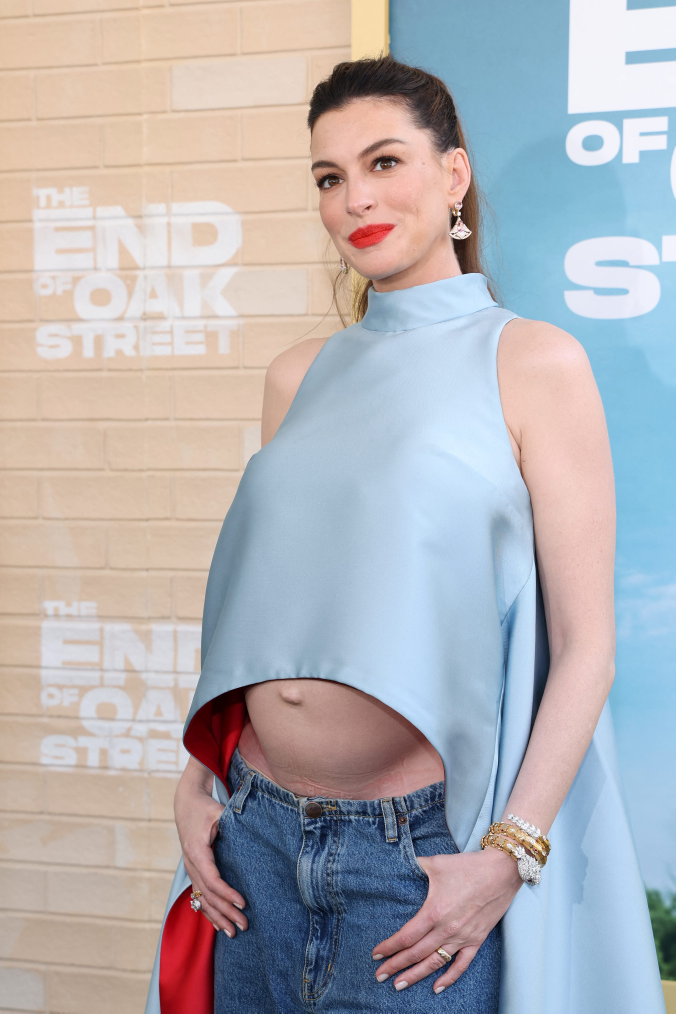
#> input picture hermes/_tmp/bazaar1.jpg, 3378 x 5066 px (shown at 1/5 size)
$ python compose-grid.py out.png _tmp/bazaar1.jpg
#> lines starting #> are read from the running program, lines starting #| are printed output that depends on the picture
#!/usr/bin/env python3
"""3x2 magazine grid: portrait | detail, three rows. Ivory gaps."""
import sys
from PIL import Image, ImageOps

if len(sys.argv) < 3:
    sys.exit("usage: compose-grid.py out.jpg img1 img2 ...")

out = sys.argv[1]
files = sys.argv[2:8]
cols = 2
rows = max(1, (len(files) + 1) // 2)
cell = 800
gap = 18
w = cols * cell + (cols + 1) * gap
h = rows * cell + (rows + 1) * gap
canvas = Image.new("RGB", (w, h), (249, 248, 246))

for i, fp in enumerate(files):
    im = Image.open(fp).convert("RGB")
#> im is the input picture: PIL image 3378x5066 RGB; mean R, G, B 179.6, 177.9, 181.7
    im = ImageOps.fit(im, (cell, cell), Image.Resampling.LANCZOS)
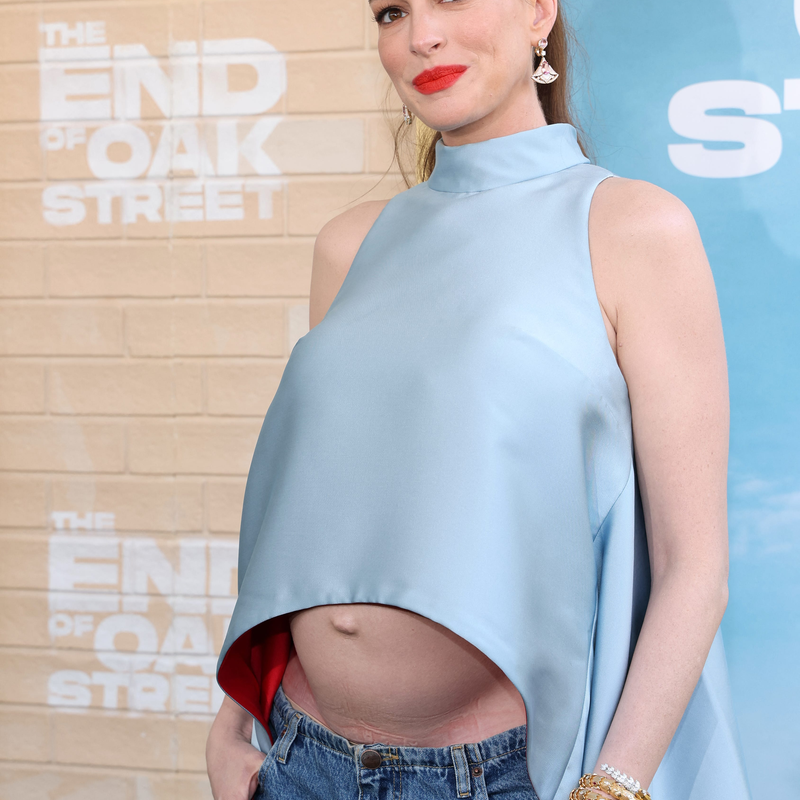
#> im: PIL image 800x800 RGB; mean R, G, B 186.6, 186, 190
    r, c = divmod(i, cols)
    x = gap + c * (cell + gap)
    y = gap + r * (cell + gap)
    canvas.paste(im, (x, y))
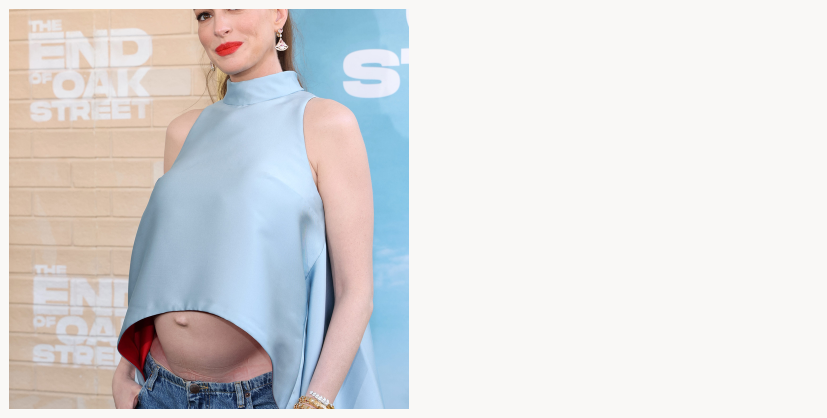
#> canvas: PIL image 1654x836 RGB (shown at 1/2 size); mean R, G, B 220.1, 219.3, 220.1

canvas.save(out, "JPEG", quality=93, optimize=True)
print(out)

$ run again, on hermes/_tmp/cosmo1.jpg
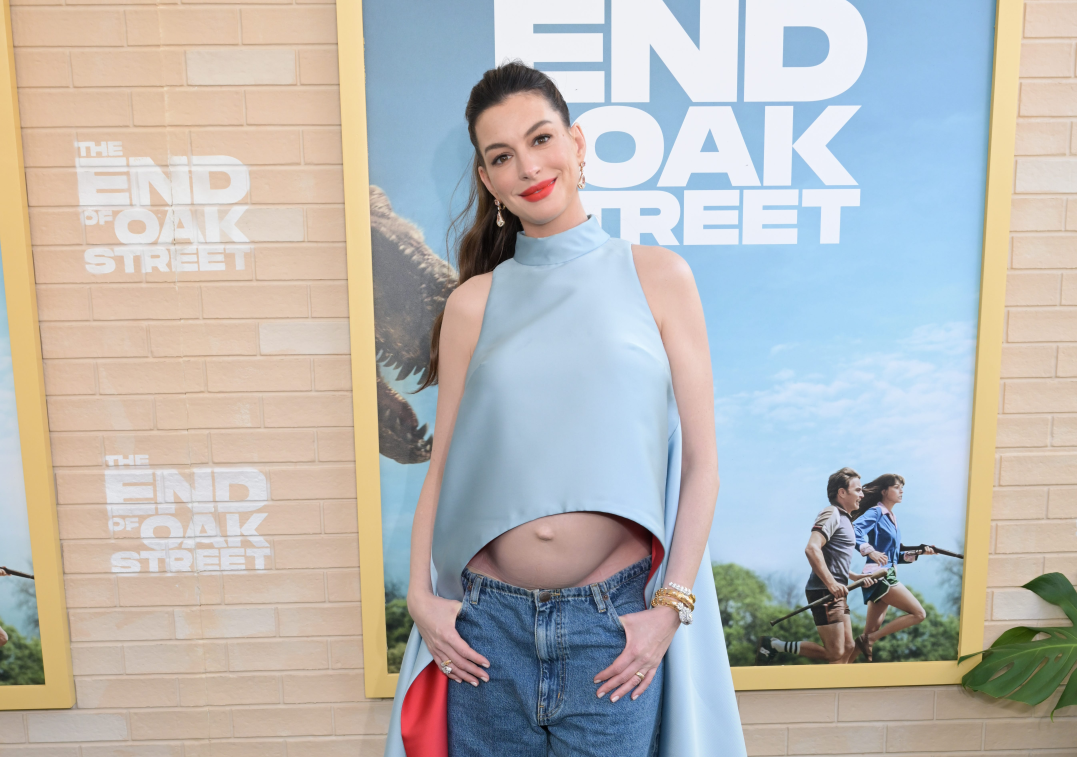
#> input picture hermes/_tmp/cosmo1.jpg, 5385 x 3785 px (shown at 1/5 size)
#> im is the input picture: PIL image 5385x3785 RGB; mean R, G, B 185.5, 183.9, 180.9
#> `im = ImageOps.fit(im, (cell, cell), Image.Resampling.LANCZOS)`:
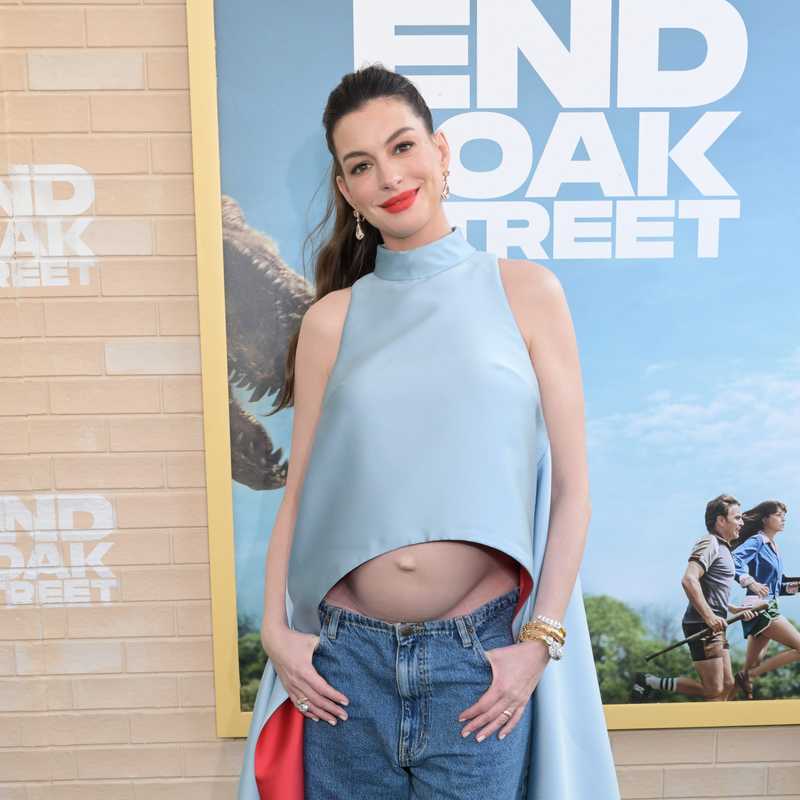
#> im: PIL image 800x800 RGB; mean R, G, B 179.9, 182, 185.1
#> `canvas.paste(im, (x, y))`:
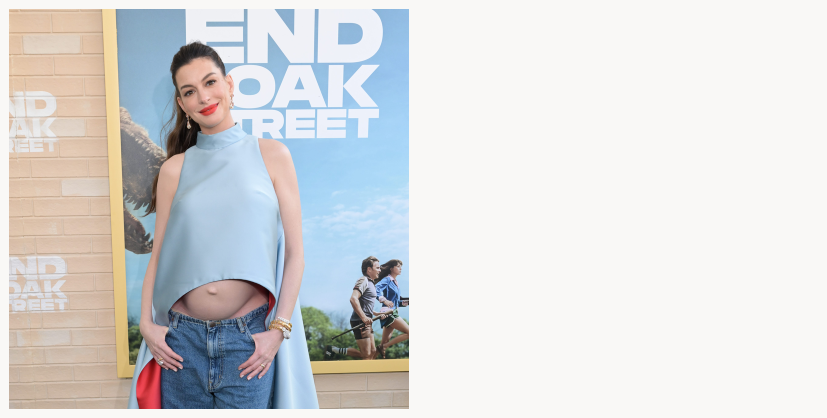
#> canvas: PIL image 1654x836 RGB (shown at 1/2 size); mean R, G, B 217, 217.4, 217.8

$ run again, on hermes/_tmp/cosmo2.jpg
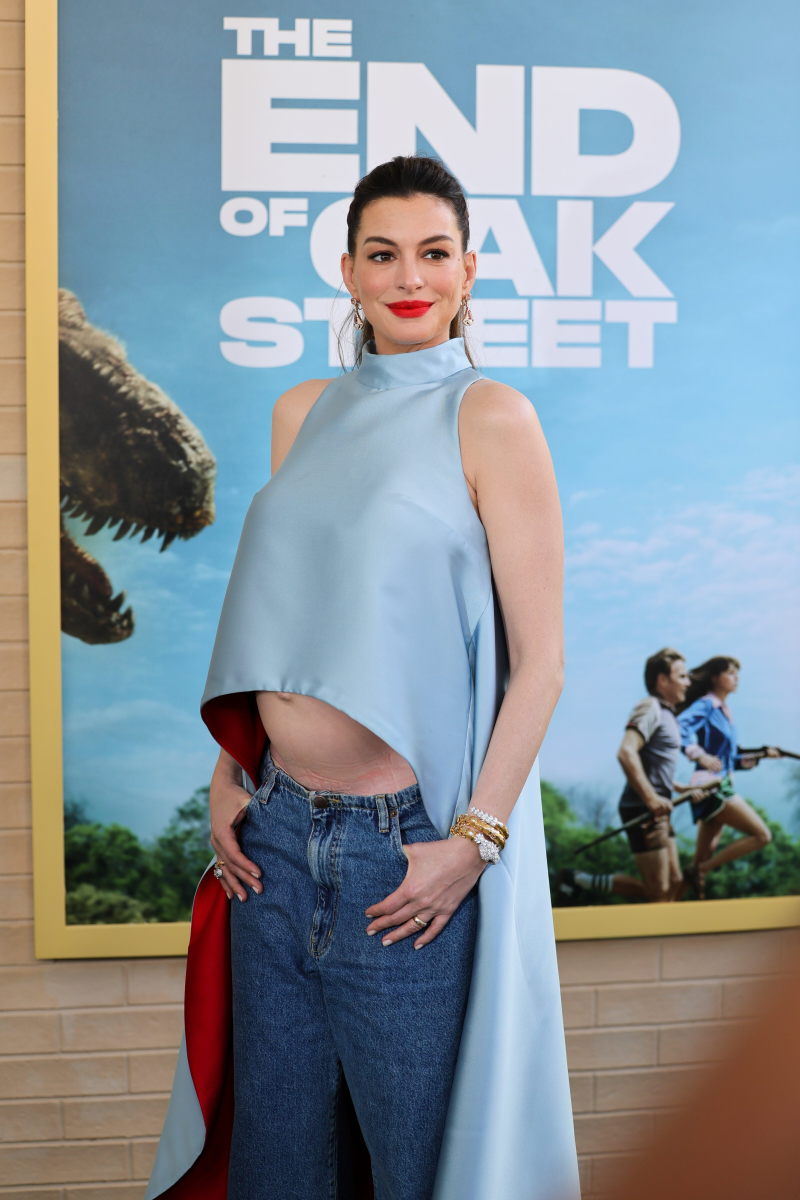
#> input picture hermes/_tmp/cosmo2.jpg, 4000 x 6000 px (shown at 1/5 size)
#> im is the input picture: PIL image 4000x6000 RGB; mean R, G, B 134.8, 146, 153.2
#> `im = ImageOps.fit(im, (cell, cell), Image.Resampling.LANCZOS)`:
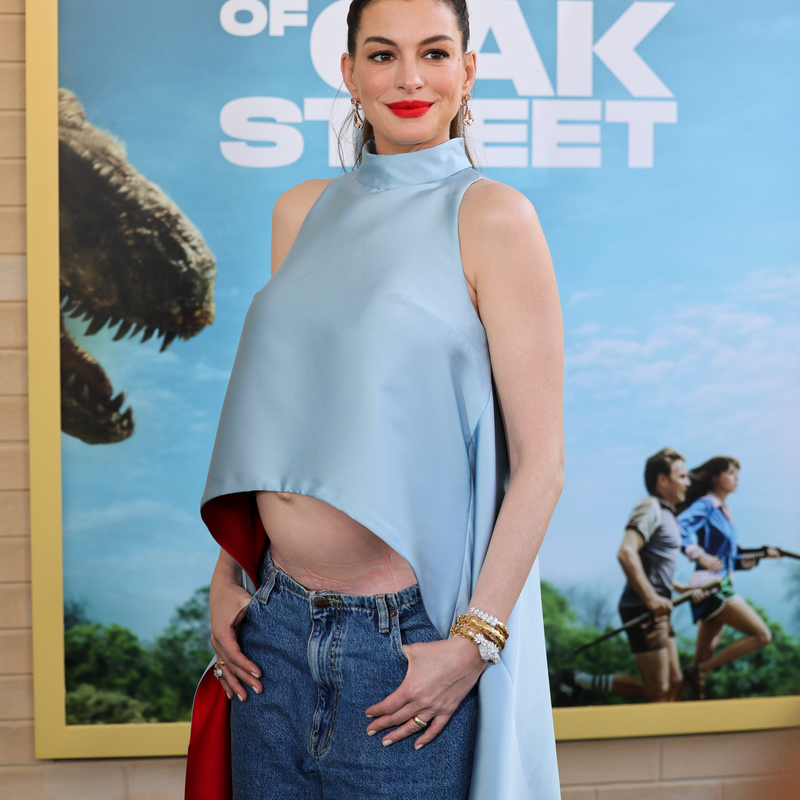
#> im: PIL image 800x800 RGB; mean R, G, B 137.1, 150.8, 158.1
#> `canvas.paste(im, (x, y))`:
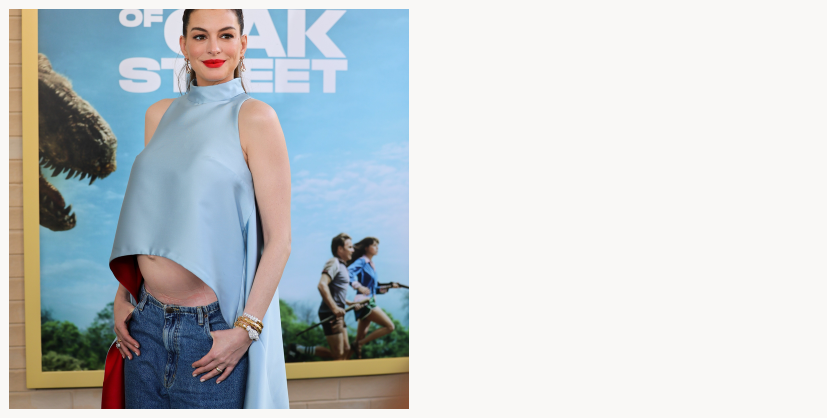
#> canvas: PIL image 1654x836 RGB (shown at 1/2 size); mean R, G, B 197.2, 203, 205.3

$ run again, on hermes/_tmp/cosmo3.jpg
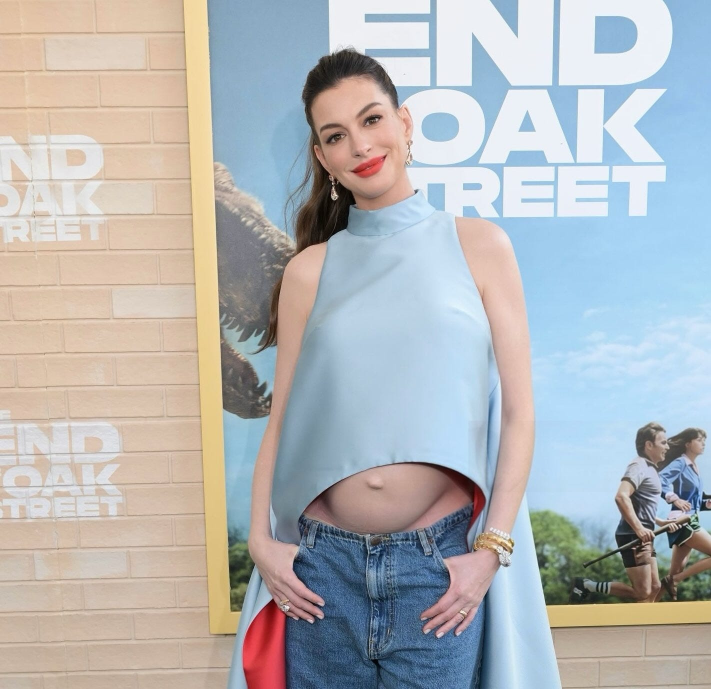
#> input picture hermes/_tmp/cosmo3.jpg, 1422 x 1377 px (shown at 1/2 size)
#> im is the input picture: PIL image 1422x1377 RGB; mean R, G, B 180, 181.9, 183.2
#> `im = ImageOps.fit(im, (cell, cell), Image.Resampling.LANCZOS)`:
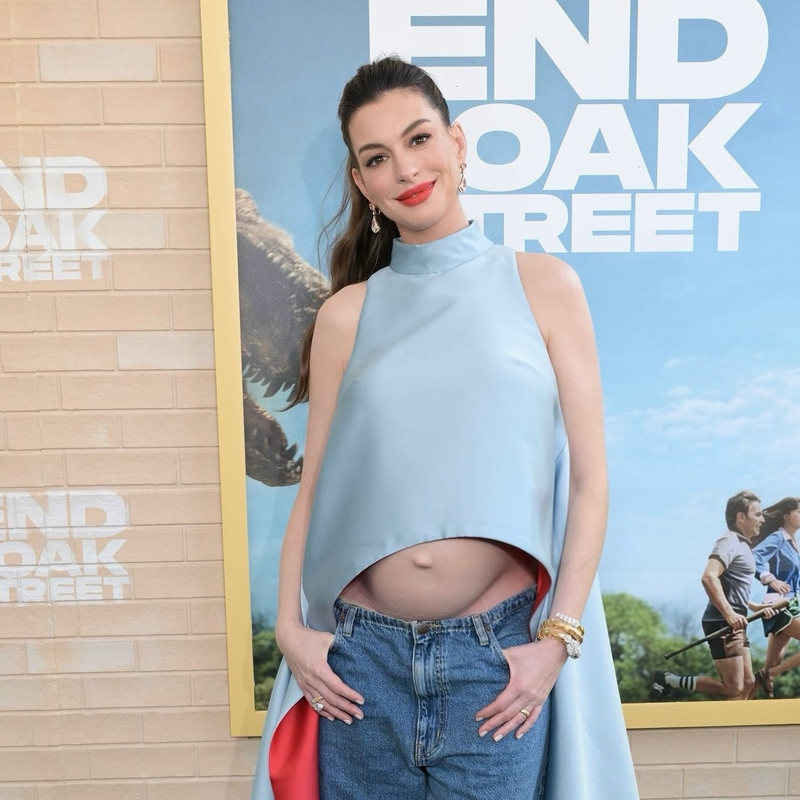
#> im: PIL image 800x800 RGB; mean R, G, B 179.6, 181.5, 182.8
#> `canvas.paste(im, (x, y))`:
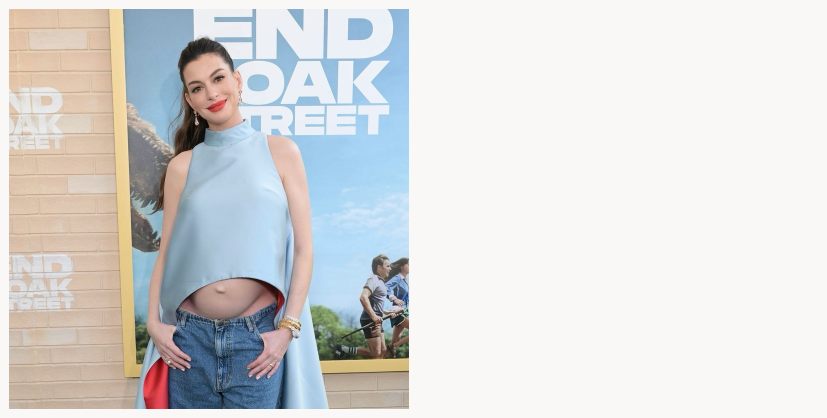
#> canvas: PIL image 1654x836 RGB (shown at 1/2 size); mean R, G, B 216.9, 217.2, 216.8
